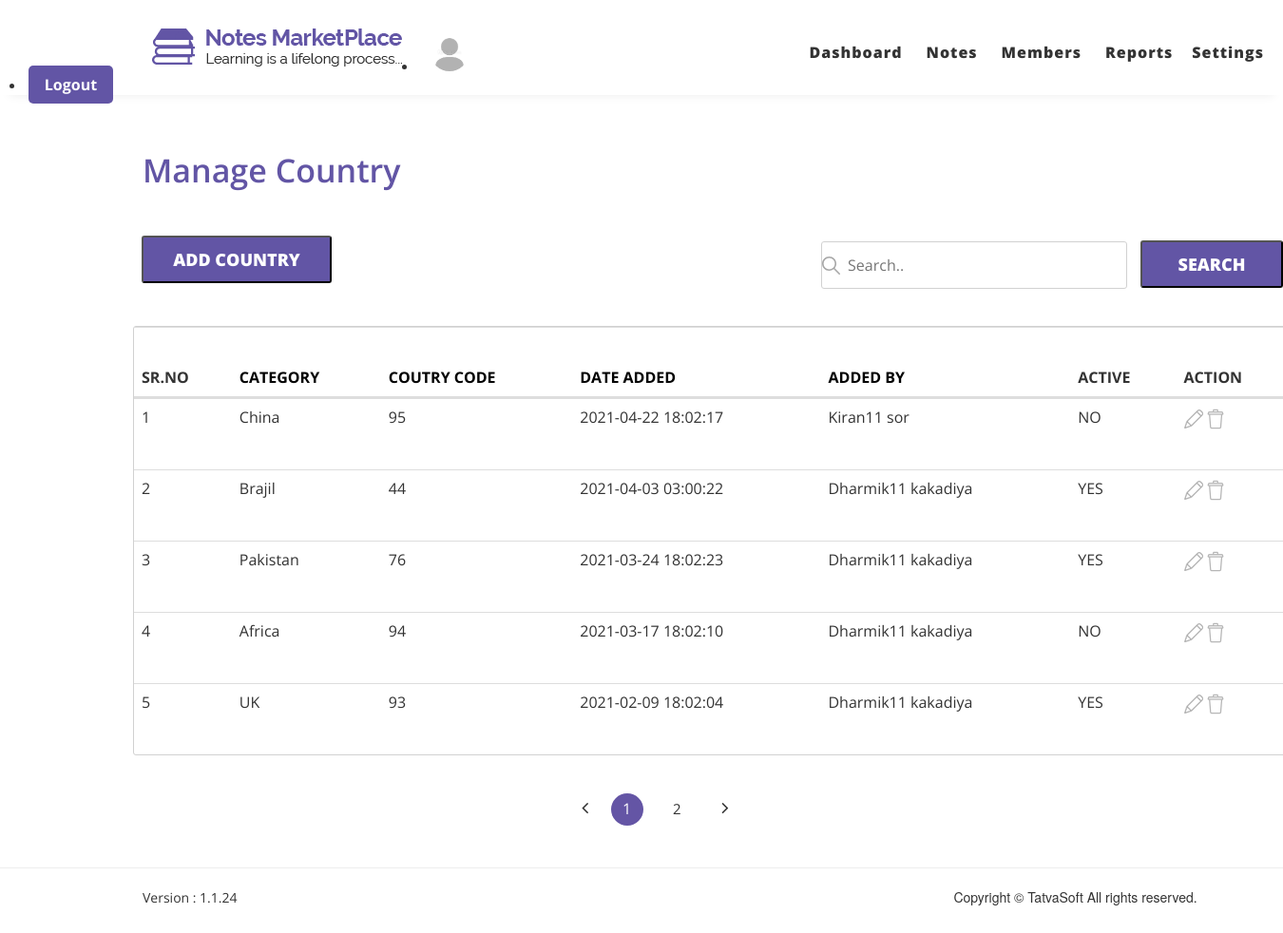
The app's page /admin/managecountry.php, older data.
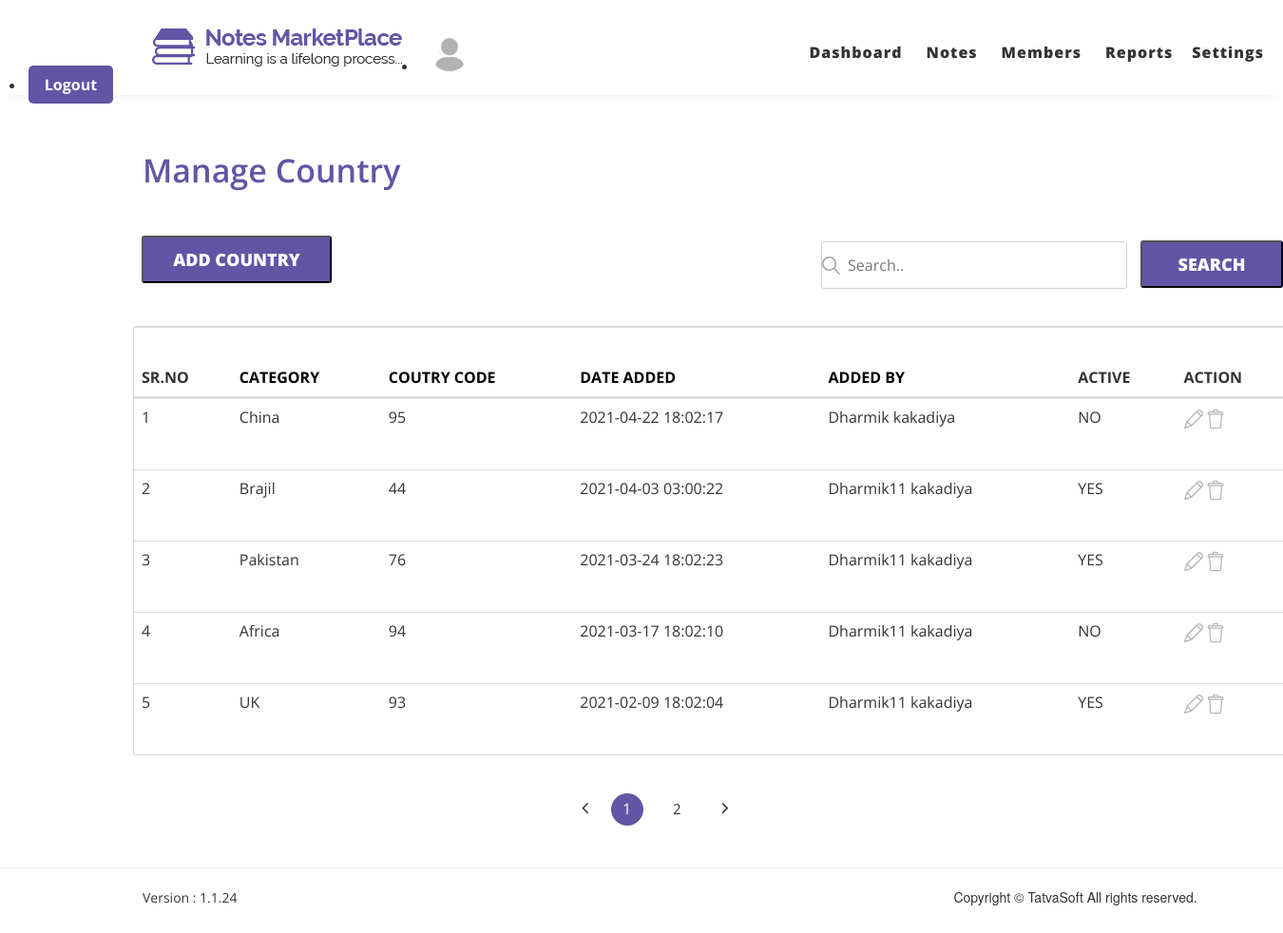
The same page, newer data.
### tables this page shows
CREATE TABLE `countries` (
  `ID` int(11) NOT NULL,
  `Name` varchar(100) NOT NULL,
  `CountryCode` varchar(100) NOT NULL,
  `CreatedDate` datetime DEFAULT NULL,
  `CreatedBy` int(11) DEFAULT NULL,
  `ModifiedDate` datetime DEFAULT NULL,
  `ModifiedBy` int(11) DEFAULT NULL,
  `IsActive` bit(1) NOT NULL
);

CREATE TABLE `users` (
  `ID` int(11) NOT NULL,
  `RoleID` int(11) NOT NULL,
  `FirstName` varchar(50) NOT NULL,
  `LastName` varchar(50) NOT NULL,
  `EmailID` varchar(100) NOT NULL,
  `Password` varchar(24) NOT NULL,
  `IsEmailVerified` bit(1) NOT NULL,
  `CreatedDate` datetime DEFAULT NULL,
  `CreatedBy` int(11) DEFAULT NULL,
  `ModifiedDate` datetime DEFAULT NULL,
  `ModifiedBy` int(11) DEFAULT NULL,
  `IsActive` bit(1) NOT NULL
);

### admin/managecountry.php (the view, shortened to what the changed rows need)
<!doctype html>
<html lang="en">
<head>
    <link rel="stylesheet" href="css/font-awesom/css/font-awesome.min.css">
    <link rel="stylesheet" href="css/bootstrap/bootstrap.min.css.css">
    <link rel="stylesheet" href="css/style.css">
    <link rel="stylesheet" href="css/responsive.css">
</head>
<body>
    <?php
    include "includes/header.php";
    ?>
    <section id="managed">
        <div class="managed-admin down-dash">
            <h1 class="manage-heading manage-ad">Manage Country</h1>
        </div>
    </section>
    <?php
                $sort='DESC';
                if(isset($_GET['sorting'])){
                    $sort=$_GET['sorting'];
                }
                else{
                    $sort='ASC';
                }
                $order='ORDER BY countries.CreatedDate';
            ?>
            <?php
                $per_page=5;
                if(isset($_GET['page1']))
                {
                    $page=$_GET['page1'];
                }
                else{
                    $page='1';
                }
                if($page=='' || $page==1){
                    $page_1=0;
                }
                else{
                    $page_1=($page*$per_page)-$per_page;
                }
            $search='';
                $sort=='DESC'?$sort='ASC':$sort='DESC';
    ?>
    <table class="table table-responsive table-down">
        <thead>
             <tr>
                <tr>
                <th scope="col">SR.NO</th>
                <?php echo "<th scope='col'><a style='color:black;' href='managecountry.php?asc=category&sorting=$sort'>CATEGORY</a></th>";?>
                <?php echo "<th scope='col'><a style='color:black;' href='managecountry.php?asc=cc&sorting=$sort'>COUTRY CODE</a></th>
                <th scope='col'><a style='color:black;' href='managecountry.php?asc=date&sorting=$sort'>DATE ADDED</a></th>"; ?>
                 <?php echo "<th scope='col'><a style='color:black;' href='managecountry.php?asc=add&sorting=$sort'>ADDED BY</a></th>"; ?>
                <th scope="col">ACTIVE</th>
                <th scope="col">ACTION</th>
            </tr>
        </thead>
        <tbody>
    <?php
    $query="SELECT countries.ID,countries.Name,countries.CountryCode,countries.CreatedDate,countries.IsActive,users.FirstName,users.LastName FROM countries LEFT JOIN users ON countries.CreatedBy=users.ID WHERE countries.Name LIKE '%$search%' OR  countries.Countrycode LIKE '%$search%' OR users.FirstName LIKE '%$search%' $order $sort LIMIT $page_1,$per_page";
    $result=mysqli_query($conn,$query);
    $sr=1;
    while($row=mysqli_fetch_assoc($result)){
        $id=$row['ID'];
        $category=$row['Name'];
        $cc=$row['CountryCode'];
        $date=$row['CreatedDate'];
        $active=$row['IsActive'];
        $name=$row['FirstName'];
        $name1=$row['LastName'];
        echo "<tr>";
        echo "<td>$sr</td>";
        echo "<td>$category</td>";
        echo "<td>$cc</td>";
        echo "<td>$date</td>";
        echo "<td>$name $name1</td>";
        if($active==0){
            echo "<td>YES</td>";
        }
        else{
            echo "<td>NO</td>";
        }
        echo "<td><a href='addcountry.php?Edit={$id}'><img src='images/Dashboard/edit.png'></a>
                    <a <a onclick=\" javascript:return confirm('Are You Sure You Want To make this Country inacticate?')\"style='color:#fff;' href='managecountry.php?Delete={$id}'><img src='images/Front_images/images/delete.png' class='delete'></a></td>";
        echo "</tr>";
        $sr++;
    }
    ?>
    </tbody>
    </table>
</body>
</html>

Row changes from the older to the newer data that the page shows:
changed through a linked row, countries "China": CreatedBy.FirstName "Kiran11" → "Dharmik"; CreatedBy.LastName "sor" → "kakadiya"
